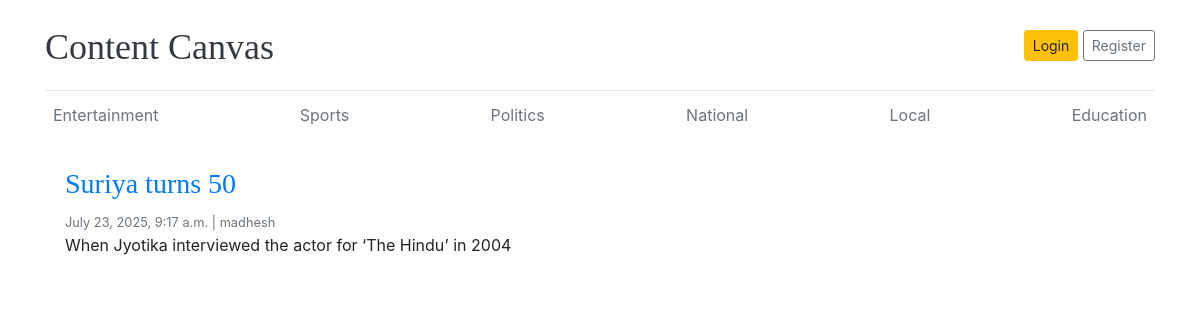
Page /category/Entertainment/ on the earlier database version.
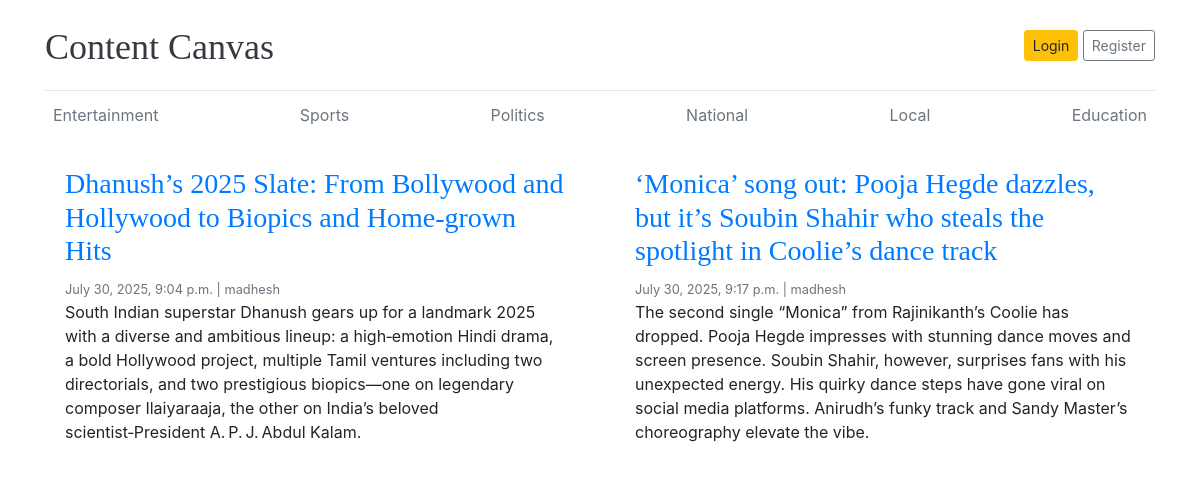
Same page on the later database version.
### blog/models.py (models this page shows, shortened)
class Category(models.Model):
    cname=models.CharField(max_length=50)
    created_at=models.DateTimeField(auto_now_add=True)
    updated_at=models.DateTimeField(auto_now=True)

class Blog(models.Model):
    title=models.CharField(max_length=3000)
    slug=models.SlugField(max_length=3000)
    image=models.ImageField(upload_to='media/images/%y/%m/%d')
    short_description=models.CharField(max_length=2000)
    blog_body=models.CharField(max_length=30000)
    category=models.ForeignKey(Category,on_delete=models.CASCADE)
    author=models.ForeignKey(User,on_delete=models.CASCADE)
    trending=models.BooleanField(default=False)
    status=models.CharField(choices=Status_choices,default='Draft')
    created_at=models.DateTimeField(auto_now_add=True)
    updated_at=models.DateTimeField(auto_now=True)

### contentcanvas/views.py (the view)
# urls.py: path('category/<cname>/',views.posts_by_category,name='categories'),
def posts_by_category(request,cname):
    categories=Category.objects.all()
    category=Category.objects.get(cname=cname)
    blogs=Blog.objects.all().filter(category=category.id)
    context={
        'categories':categories,
        'blogs':blogs
    }
    return render(request,'posts_by_category.html',context)

### templates/posts_by_category.html (shortened to what this page needs)
{% load static %}
<!DOCTYPE html>
<html lang="en">
<head>
    <link href="https://getbootstrap.com/docs/4.0/dist/css/bootstrap.min.css" rel="stylesheet">
    <link href="{% static "css/home.css" %}" rel="stylesheet">
  </head>
<body>
    <div class="container">
      <header class="blog-header py-3">
        <div class="row flex-nowrap justify-content-between align-items-center">
          <div class="col-8 pt-1">
            <a class="blog-header-logo text-dark" href="/">Content Canvas</a>
          </div>
          <div class="col-4 d-flex justify-content-end align-items-center">
            <a class="btn btn-sm btn-warning" href="#">Login</a> &nbsp;
            <a class="btn btn-sm btn-outline-secondary" href="#">Register</a>
          </div>
        </div>
      </header>
      <div class="nav-scroller py-1 mb-2">
        <nav class="nav d-flex justify-content-between">
          {% for i in categories %}
            <a class="p-2 text-muted" href="{% url "categories" i.cname %}">{{i.cname}}</a>
          {% endfor %}
        </nav>
      </div>
  <div class="row mb-2">
    {% for blog in blogs %}
        <div class="col">
          <div class="card border-0" >
            <div class="card-body">
            <h3><a href="{% url "single_blog" blog.slug %}">{{blog.title}}</a></h3>
            <small class="mb-1 text-muted">{{blog.created_at}} | {{blog.author}}</small>
            <p class="card-text">{{blog.short_description}}</p>
            </div>
          </div>
        </div>
    {% endfor %}
  </div>
</html>

Differences in the rows shown:
removed Blog: title "Suriya turns 50", created_at "July 23, 2025, 9:17 a.m.", author "madhesh", short_description "When Jyotika interviewed the actor for ‘The Hindu’ in 2004"
added Blog: title "Dhanush’s 2025 Slate: From Bollywood and Hollywood to Biopics and Home‑grown Hits", created_at "July 30, 2025, 9:04 p.m.", author "madhesh", short_description "South Indian superstar Dhanush gears up for a landmark 2025 with a diverse and ambitious lineup: a high‑emotion Hindi drama, a bold Hollywood project, multiple Tamil ventures including two directorials, and two prestigious biopics—one on legendary composer Ilaiyaraaja, the other on India’s beloved scientist‑President A. P. J. Abdul Kalam."
added Blog: title "‘Monica’ song out: Pooja Hegde dazzles, but it’s Soubin Shahir who steals the spotlight in Coolie’s dance track", created_at "July 30, 2025, 9:17 p.m.", author "madhesh", short_description "The second single “Monica” from Rajinikanth’s Coolie has dropped. Pooja Hegde impresses with stunning dance moves and screen presence. Soubin Shahir, however, surprises fans with his unexpected energy. His quirky dance steps have gone viral on social media platforms. Anirudh’s funky track and Sandy Master’s choreography elevate the vibe."
